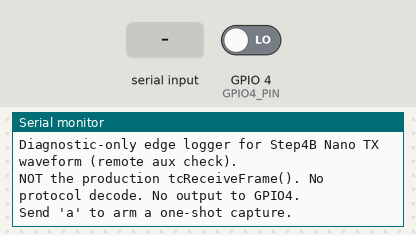
A sketch run on a simulated ESP32-S3. Shown: the last lines printed to the serial monitor. The inputs (shaded band) are chosen by the test bench; at power-on: GPIO 4 (GPIO4_PIN) LOW.

Above: at 1.7 s.
1.8 s: "a" received over Serial
At 3.0 s:
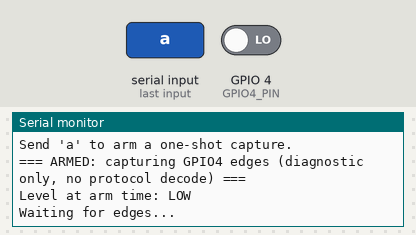
3.3 s: "A" received over Serial
At 4.1 s:
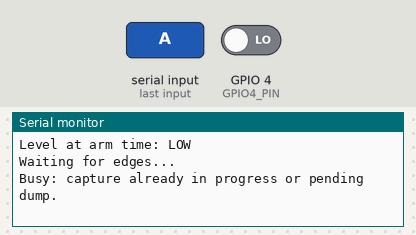

Measured:
- after the input at 1.8 s, the serial monitor: prints a new line at once (image 1)
- after the input at 3.3 s, the serial monitor: prints a new line at once (image 2)

The sketch:

ESP32_GPIO4_EdgeLogger_Step4B_TEST.ino
```cpp
/**
 * ESP32_GPIO4_EdgeLogger_Step4B_TEST.ino
 *
 * ============================================================
 * 位置付け(必ずお読みください)
 * ============================================================
 * これは Step4B (Nano Every TC106エミュレータ TXの物理極性再現)の
 * 波形を、実ロジックアナライザ/オシロなしで「遠隔から」補助的に
 * 確認するための、診断専用の別テストスケッチです。
 *
 *   - 本番の tcReceiveFrame()（TC106→Main方向の意味変換）とは
 *     一切関係がなく、プロトコルのデコード(command判定、checksum
 *     検証、6byteフレームの意味解釈等)は一切行いません。
 *   - 本スケッチは本番ESP32コード(ESP32-S3のCore0 RX実装等)には
 *     統合されません。単体の診断用スケッチとして独立させています。
 *   - GPIO4への出力は一切行いません(INPUT専用、Nano/TC106側への
 *     補正・制御は一切行いません)。
 *   - 本ツールの時間分解能はESP32のmicros()精度とGPIO割込み
 *     レイテンシに依存する「補助的なRUNTIME確認」であり、
 *     Step4B TX波形の最終PASS判定は、実ロジックアナライザ/
 *     オシロスコープでの確認によって行います。本ツールはそれを
 *     置き換えるものではありません。
 *
 * 配線: Nano D10 → (既存基板、能動素子なしの分圧+クランプ経路) →
 *       ESP32-S3 GPIO4 (本スケッチはこの入力を読み取るのみ)
 *
 * ============================================================
 * 使い方
 * ============================================================
 *   1. ESP32-S3に書き込み、シリアルモニタ(115200bps)を開く
 *   2. シリアルから 'a' (ARM) を1文字送信するとキャプチャ開始
 *   3. バッファ満杯 または アイドルタイムアウトで自動的に停止し、
 *      記録済みの全エッジをまとめてダンプする
 *   4. ダンプ完了後は IDLE に戻るので、再度 'a' を送ると次の
 *      キャプチャを開始できる(one-shot方式、自動連続実行はしない)
 */

#include <Arduino.h>

// ============================================================
// 設定
// ============================================================
static const uint8_t  GPIO4_PIN          = 4;
static const uint16_t BUFFER_SIZE        = 512;    // 固定長静的バッファ(数フレーム分の余裕を確保)
static const uint32_t IDLE_TIMEOUT_US    = 5000000UL; // 5秒: これだけエッジが来なければキャプチャ終了とみなす
static const uint32_t SLOT_US            = 3300;   // Step4B 1slotの想定値(換算表示専用。デコードには使わない)

// ============================================================
// 状態
// ============================================================
enum CaptureState : uint8_t {
    CAP_IDLE = 0,   // 未アーム。Serialからの 'a' コマンド待ち
    CAP_ARMED,      // キャプチャ中(ISRがedgeを記録している)
    CAP_DONE,       // キャプチャ終了(dump待ち)
};

enum StopReason : uint8_t {
    STOP_NONE = 0,
    STOP_BUFFER_FULL,
    STOP_TIMEOUT,
};

// ISRとloop()の間で共有する状態。読み書きは必ずvolatile経由。
static volatile CaptureState capturing    = CAP_IDLE;
static volatile uint16_t     edgeCount    = 0;
static volatile uint32_t     lastEdgeUs   = 0;
static volatile StopReason   stopReason   = STOP_NONE;

// 固定長静的バッファ(ISR専用の書き込み対象)。
// 構造体配列ではなく2本の配列に分離し、ISR内の処理を単純化する。
static uint32_t timestamps[BUFFER_SIZE];
static uint8_t  levels[BUFFER_SIZE];

// loop()<->ISR間の短時間排他用(ESP32はデュアルコアのため、
// 単純なnoInterrupts()ではなくportMUX_TYPEスピンロックを用いる)。
static portMUX_TYPE muxCap = portMUX_INITIALIZER_UNLOCKED;

// arm時点の基準情報(loop()側のみが読み書きする。ISRからは触らない)
static uint32_t armMicros        = 0;
static uint8_t  levelBeforeArm   = 0;

// ============================================================
// ISR: GPIO4 CHANGE割込み
// ============================================================
// ここで行うのは「timestamp取得」「level取得」「バッファへの保存」
// 「indexの更新」の4点のみ。Serial出力は一切行わない。
//
// 唯一の例外として、バッファが満杯になった瞬間にcapturingを
// CAP_DONEへ遷移させる1行を含む。これは「index更新」の一部として、
// 配列範囲外書き込みを防ぐために不可欠な処理であり、それ以上の
// ロジック(判定・演算・出力)は一切追加していない。
void IRAM_ATTR onGpio4Change() {
    if (capturing != CAP_ARMED) {
        return;
    }

    const uint32_t t   = micros();
    const uint8_t  lvl  = (uint8_t)digitalRead(GPIO4_PIN);
    const uint16_t idx  = edgeCount;

    if (idx < BUFFER_SIZE) {
        timestamps[idx] = t;
        levels[idx]     = lvl;
        lastEdgeUs       = t;

        portENTER_CRITICAL_ISR(&muxCap);
        edgeCount = idx + 1;
        if (edgeCount >= BUFFER_SIZE) {
            capturing  = CAP_DONE;
            stopReason = STOP_BUFFER_FULL;
        }
        portEXIT_CRITICAL_ISR(&muxCap);
    }
    // idx >= BUFFER_SIZE のケースは理論上発生しない
    // (capturing は上のブロックで直ちに CAP_DONE へ遷移するため)。
    // 万一の保険としても、ここでは何も書き込まない(範囲外アクセス防止)。
}

// ============================================================
// キャプチャの開始(Serialコマンド 'a' 受信時、loop()側から呼ぶ)
// ============================================================
static void armCapture() {
    portENTER_CRITICAL(&muxCap);
    edgeCount  = 0;
    stopReason = STOP_NONE;
    portEXIT_CRITICAL(&muxCap);

    levelBeforeArm = (uint8_t)digitalRead(GPIO4_PIN);
    armMicros      = micros();
    lastEdgeUs     = armMicros;

    // 最後にcapturingをARMEDにする(ここまでの初期化が先に完了している必要があるため)
    portENTER_CRITICAL(&muxCap);
    capturing = CAP_ARMED;
    portEXIT_CRITICAL(&muxCap);

    Serial.println();
    Serial.println("=== ARMED: capturing GPIO4 edges (diagnostic only, no protocol decode) ===");
    Serial.print("Level at arm time: ");
    Serial.println(levelBeforeArm ? "HIGH" : "LOW");
    Serial.println("Waiting for edges...");
}

// ============================================================
// ダンプ(loop()側。キャプチャ完了後にのみ呼ばれる。dump中は新規capture不可)
// ============================================================
static void dumpCapture() {
    // 件数と停止理由をこの瞬間だけ排他的に読み取る(スナップショット)。
    uint16_t  n      = 0;
    StopReason reason = STOP_NONE;
    portENTER_CRITICAL(&muxCap);
    n      = edgeCount;
    reason = stopReason;
    portEXIT_CRITICAL(&muxCap);

    Serial.println();
    Serial.println("=== DUMP START ===");
    Serial.print("Total edges captured: ");
    Serial.println(n);
    Serial.print("Stop reason: ");
    switch (reason) {
        case STOP_BUFFER_FULL: Serial.println("BUFFER FULL (OVERFLOW)"); break;
        case STOP_TIMEOUT:     Serial.println("IDLE TIMEOUT");           break;
        default:               Serial.println("UNKNOWN");               break;
    }
    if (reason == STOP_BUFFER_FULL) {
        Serial.println("*** OVERFLOW: buffer capacity reached, some later edges may be missing ***");
    }
    Serial.println();
    Serial.println("edge#  R/F  level  timestamp_us   dt_us      dt/3300(slot)");

    uint32_t prevUs  = armMicros;
    uint8_t  prevLvl = levelBeforeArm;

    for (uint16_t i = 0; i < n; i++) {
        const uint32_t t   = timestamps[i];
        const uint8_t  lvl = levels[i];
        const uint32_t dt  = t - prevUs; // 単調増加前提(micros()のオーバーフローは約70分周期、本テストの時間スケールでは無視可)
        const char*    rf  = (lvl > prevLvl) ? "R" : (lvl < prevLvl) ? "F" : "?"; // "?"は理論上発生しない(CHANGE割込みのため)

        Serial.print(i);
        Serial.print("\t");
        Serial.print(rf);
        Serial.print("\t");
        Serial.print(lvl ? "HIGH" : "LOW");
        Serial.print("\t");
        Serial.print(t);
        Serial.print("\t");
        Serial.print(dt);
        Serial.print("\t");
        Serial.println((double)dt / (double)SLOT_US, 2);

        prevUs  = t;
        prevLvl = lvl;
    }

    Serial.println("=== DUMP END ===");
    Serial.println("Send 'a' to arm the next capture.");
}

// ============================================================
// setup / loop
// ============================================================
void setup() {
    Serial.begin(115200);
    delay(500);

    pinMode(GPIO4_PIN, INPUT); // 出力は絶対に行わない。プルアップ/ダウンも付与しない。

    Serial.println();
    Serial.println("=== ESP32_GPIO4_EdgeLogger_Step4B_TEST ===");
    Serial.println("Diagnostic-only edge logger for Step4B Nano TX waveform (remote aux check).");
    Serial.println("NOT the production tcReceiveFrame(). No protocol decode. No output to GPIO4.");
    Serial.println("Send 'a' to arm a one-shot capture.");

    attachInterrupt(digitalPinToInterrupt(GPIO4_PIN), onGpio4Change, CHANGE);
}

void loop() {
    // ---- Serialコマンド受付(ARM) ----
    if (Serial.available() > 0) {
        const char c = (char)Serial.read();
        if (c == 'a' || c == 'A') {
            CaptureState s;
            portENTER_CRITICAL(&muxCap);
            s = capturing;
            portEXIT_CRITICAL(&muxCap);

            if (s == CAP_IDLE) {
                armCapture();
            } else {
                Serial.println("Busy: capture already in progress or pending dump.");
            }
        }
    }

    // ---- タイムアウト監視(ISRはedge発生時にしか動かないため、
    //      「長時間edgeが来ない」の検出はloop()側で行う) ----
    CaptureState s;
    portENTER_CRITICAL(&muxCap);
    s = capturing;
    portEXIT_CRITICAL(&muxCap);

    if (s == CAP_ARMED) {
        const uint32_t now = micros();
        const uint32_t sinceLastEdge = now - lastEdgeUs; // lastEdgeUsはvolatile uint32_tの単純読み出し
        if (sinceLastEdge > IDLE_TIMEOUT_US) {
            portENTER_CRITICAL(&muxCap);
            if (capturing == CAP_ARMED) { // ISRが同時にBUFFER_FULLへ遷移させていないことを再確認
                capturing  = CAP_DONE;
                stopReason = STOP_TIMEOUT;
            }
            portEXIT_CRITICAL(&muxCap);
        }
    }

    // ---- dump(CAP_DONEのときだけ。dump中は新規captureを開始しない) ----
    portENTER_CRITICAL(&muxCap);
    s = capturing;
    portEXIT_CRITICAL(&muxCap);

    if (s == CAP_DONE) {
        dumpCapture();
        portENTER_CRITICAL(&muxCap);
        capturing = CAP_IDLE; // dump完了後、次のARMコマンド待ちへ
        portEXIT_CRITICAL(&muxCap);
    }
}
```
